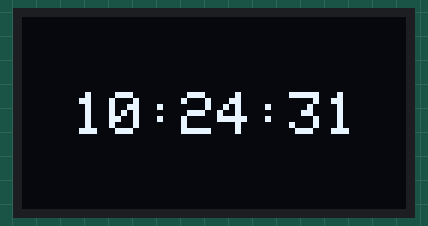
Simulated run of this sketch. Board: ESP8266 (NodeMCU). Shown: 128×64 one-colour display. WiFi joins after 1.5 s; servers stay silent unless stated; the local clock reads 2024-03-15 10:24:30 at power-on unless the sketch sets it; what the sketch prints to the serial monitor is not drawn.

Above: at 1.6 s.
At 5.7 s:
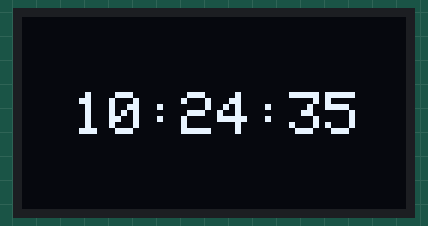
At 10.9 s:
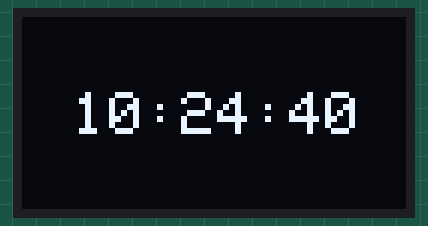
At 20.1 s:
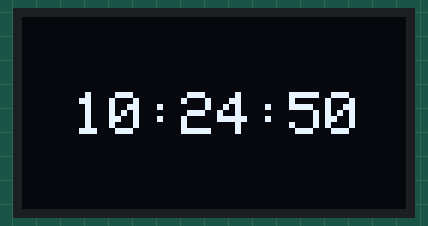
At 29.3 s:
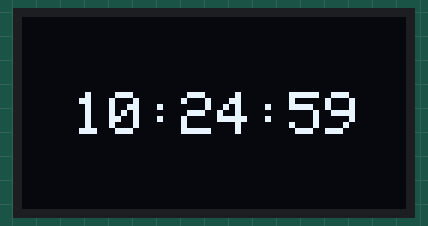
At 38.6 s:
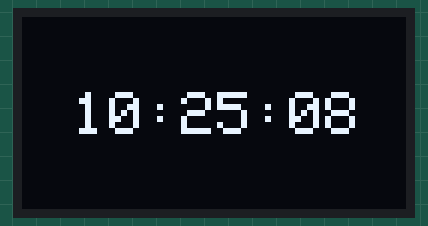

The sketch:

time.ino
```cpp
#include <Wire.h>
#include <ESP8266WiFi.h>
#include <time.h>

#include "MAX30105.h"
#include "spo2_algorithm.h"

#include <Adafruit_GFX.h>
#include <Adafruit_SH110X.h>

Adafruit_SH1106G display(128, 64, &Wire, -1);
MAX30105 particleSensor;

// WiFi credentials
const char* ssid = "MAGNETO";
const char* password = "password";


void setup() {

  Serial.begin(115200);

  // I2C
  Wire.begin(D2, D1);

  // OLED
  if (!display.begin(0x3C, true)) {
    Serial.println("OLED not found");
    while (1);
  }

  display.clearDisplay();
  display.setTextColor(SH110X_WHITE);
  display.setTextSize(1);
  display.setCursor(0, 0);
  display.println("Connecting WiFi...");
  display.display();

  // Connect to WiFi
  WiFi.begin(ssid, password);

  while (WiFi.status() != WL_CONNECTED) {
    delay(500);
  }

  Serial.println("WiFi connected");

  // Bangladesh = UTC +6
  configTime(
    6 * 3600,
    0,
    "pool.ntp.org",
    "time.nist.gov"
  );

  // Wait for time synchronization
  Serial.println("Synchronizing time...");

  time_t now = time(nullptr);

  while (now < 100000) {
    delay(500);
    now = time(nullptr);
  }

  Serial.println("Time synchronized");
}


void loop() {

  // Get current time
  time_t now = time(nullptr);

  struct tm* timeinfo = localtime(&now);

  // HH:MM:SS
  char currentTime[9];

  strftime(
    currentTime,
    sizeof(currentTime),
    "%H:%M:%S",
    timeinfo
  );

  // Display
  display.clearDisplay();

  display.setTextSize(2);
  display.setTextColor(SH110X_WHITE);
  display.setCursor(17, 25);

  display.println(currentTime);

  display.display();

  delay(1000);
}
```

Measured:
- what the display in image 0 shows lasts 1.0 s, from 1.6 s to 2.6 s
